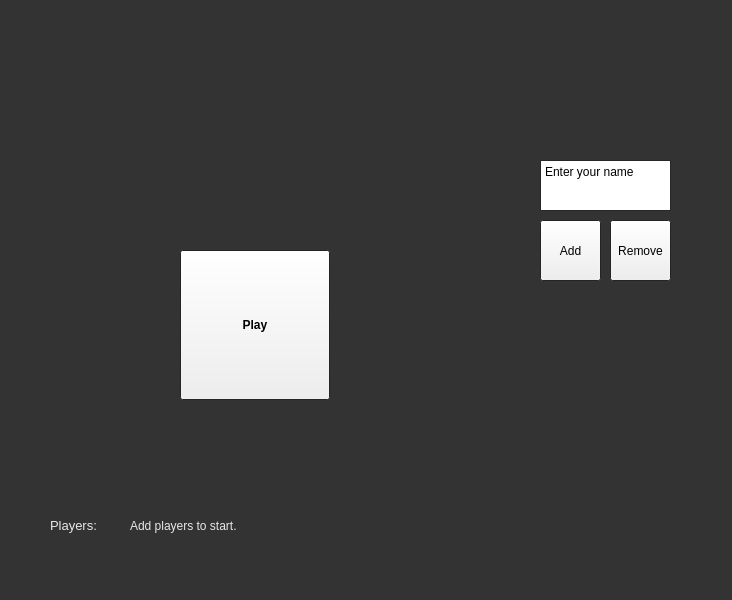
<?xml version="1.0" encoding="UTF-8"?>
<ui version="4.0">
 <class>MainWindow</class>
 <widget class="QMainWindow" name="MainWindow">
  <property name="geometry">
   <rect>
    <x>0</x>
    <y>0</y>
    <width>732</width>
    <height>600</height>
   </rect>
  </property>
  <property name="palette">
   <palette>
    <active>
     <colorrole role="Window">
      <brush brushstyle="SolidPattern">
       <color alpha="255">
        <red>0</red>
        <green>0</green>
        <blue>0</blue>
       </color>
      </brush>
     </colorrole>
     <colorrole role="Shadow">
      <brush brushstyle="SolidPattern">
       <color alpha="255">
        <red>0</red>
        <green>0</green>
        <blue>0</blue>
       </color>
      </brush>
     </colorrole>
     <colorrole role="LinkVisited">
      <brush brushstyle="SolidPattern">
       <color alpha="255">
        <red>255</red>
        <green>255</green>
        <blue>255</blue>
       </color>
      </brush>
     </colorrole>
    </active>
    <inactive>
     <colorrole role="Window">
      <brush brushstyle="SolidPattern">
       <color alpha="255">
        <red>51</red>
        <green>51</green>
        <blue>51</blue>
       </color>
      </brush>
     </colorrole>
     <colorrole role="Shadow">
      <brush brushstyle="SolidPattern">
       <color alpha="255">
        <red>105</red>
        <green>105</green>
        <blue>105</blue>
       </color>
      </brush>
     </colorrole>
     <colorrole role="LinkVisited">
      <brush brushstyle="SolidPattern">
       <color alpha="255">
        <red>165</red>
        <green>122</green>
        <blue>255</blue>
       </color>
      </brush>
     </colorrole>
    </inactive>
    <disabled>
     <colorrole role="Window">
      <brush brushstyle="SolidPattern">
       <color alpha="255">
        <red>0</red>
        <green>0</green>
        <blue>0</blue>
       </color>
      </brush>
     </colorrole>
     <colorrole role="Shadow">
      <brush brushstyle="SolidPattern">
       <color alpha="255">
        <red>0</red>
        <green>0</green>
        <blue>0</blue>
       </color>
      </brush>
     </colorrole>
     <colorrole role="LinkVisited">
      <brush brushstyle="SolidPattern">
       <color alpha="255">
        <red>165</red>
        <green>122</green>
        <blue>255</blue>
       </color>
      </brush>
     </colorrole>
    </disabled>
   </palette>
  </property>
  <property name="mouseTracking">
   <bool>false</bool>
  </property>
  <property name="windowTitle">
   <string>MainWindow</string>
  </property>
  <widget class="QWidget" name="centralwidget">
   <widget class="QPushButton" name="pushButton_play">
    <property name="geometry">
     <rect>
      <x>180</x>
      <y>250</y>
      <width>150</width>
      <height>150</height>
     </rect>
    </property>
    <property name="font">
     <font>
      <bold>true</bold>
     </font>
    </property>
    <property name="text">
     <string>Play</string>
    </property>
   </widget>
   <widget class="QLabel" name="limb">
    <property name="geometry">
     <rect>
      <x>180</x>
      <y>180</y>
      <width>181</width>
      <height>50</height>
     </rect>
    </property>
    <property name="palette">
     <palette>
      <active>
       <colorrole role="WindowText">
        <brush brushstyle="SolidPattern">
         <color alpha="255">
          <red>255</red>
          <green>255</green>
          <blue>255</blue>
         </color>
        </brush>
       </colorrole>
       <colorrole role="Dark">
        <brush brushstyle="SolidPattern">
         <color alpha="255">
          <red>255</red>
          <green>255</green>
          <blue>255</blue>
         </color>
        </brush>
       </colorrole>
      </active>
      <inactive>
       <colorrole role="WindowText">
        <brush brushstyle="SolidPattern">
         <color alpha="255">
          <red>231</red>
          <green>231</green>
          <blue>231</blue>
         </color>
        </brush>
       </colorrole>
       <colorrole role="Dark">
        <brush brushstyle="SolidPattern">
         <color alpha="255">
          <red>35</red>
          <green>35</green>
          <blue>35</blue>
         </color>
        </brush>
       </colorrole>
      </inactive>
      <disabled>
       <colorrole role="WindowText">
        <brush brushstyle="SolidPattern">
         <color alpha="255">
          <red>255</red>
          <green>255</green>
          <blue>255</blue>
         </color>
        </brush>
       </colorrole>
       <colorrole role="Dark">
        <brush brushstyle="SolidPattern">
         <color alpha="255">
          <red>255</red>
          <green>255</green>
          <blue>255</blue>
         </color>
        </brush>
       </colorrole>
      </disabled>
     </palette>
    </property>
    <property name="font">
     <font>
      <pointsize>20</pointsize>
     </font>
    </property>
    <property name="acceptDrops">
     <bool>false</bool>
    </property>
    <property name="toolTipDuration">
     <number>-9</number>
    </property>
    <property name="text">
     <string/>
    </property>
   </widget>
   <widget class="QPushButton" name="add_button">
    <property name="geometry">
     <rect>
      <x>540</x>
      <y>220</y>
      <width>61</width>
      <height>61</height>
     </rect>
    </property>
    <property name="text">
     <string>Add</string>
    </property>
   </widget>
   <widget class="QPushButton" name="remove_button">
    <property name="geometry">
     <rect>
      <x>610</x>
      <y>220</y>
      <width>61</width>
      <height>61</height>
     </rect>
    </property>
    <property name="text">
     <string>Remove</string>
    </property>
   </widget>
   <widget class="QLabel" name="player_name">
    <property name="geometry">
     <rect>
      <x>180</x>
      <y>120</y>
      <width>231</width>
      <height>50</height>
     </rect>
    </property>
    <property name="palette">
     <palette>
      <active>
       <colorrole role="WindowText">
        <brush brushstyle="SolidPattern">
         <color alpha="255">
          <red>255</red>
          <green>255</green>
          <blue>255</blue>
         </color>
        </brush>
       </colorrole>
      </active>
      <inactive>
       <colorrole role="WindowText">
        <brush brushstyle="SolidPattern">
         <color alpha="255">
          <red>231</red>
          <green>231</green>
          <blue>231</blue>
         </color>
        </brush>
       </colorrole>
      </inactive>
      <disabled>
       <colorrole role="WindowText">
        <brush brushstyle="SolidPattern">
         <color alpha="127">
          <red>255</red>
          <green>255</green>
          <blue>255</blue>
         </color>
        </brush>
       </colorrole>
      </disabled>
     </palette>
    </property>
    <property name="font">
     <font>
      <pointsize>20</pointsize>
     </font>
    </property>
    <property name="text">
     <string/>
    </property>
   </widget>
   <widget class="QPlainTextEdit" name="player_change">
    <property name="geometry">
     <rect>
      <x>540</x>
      <y>160</y>
      <width>131</width>
      <height>51</height>
     </rect>
    </property>
    <property name="plainText">
     <string>Enter your name</string>
    </property>
   </widget>
   <widget class="QLabel" name="players_title">
    <property name="geometry">
     <rect>
      <x>50</x>
      <y>500</y>
      <width>100</width>
      <height>50</height>
     </rect>
    </property>
    <property name="palette">
     <palette>
      <active>
       <colorrole role="WindowText">
        <brush brushstyle="SolidPattern">
         <color alpha="255">
          <red>255</red>
          <green>255</green>
          <blue>255</blue>
         </color>
        </brush>
       </colorrole>
      </active>
      <inactive>
       <colorrole role="WindowText">
        <brush brushstyle="SolidPattern">
         <color alpha="255">
          <red>231</red>
          <green>231</green>
          <blue>231</blue>
         </color>
        </brush>
       </colorrole>
      </inactive>
      <disabled>
       <colorrole role="WindowText">
        <brush brushstyle="SolidPattern">
         <color alpha="127">
          <red>255</red>
          <green>255</green>
          <blue>255</blue>
         </color>
        </brush>
       </colorrole>
      </disabled>
     </palette>
    </property>
    <property name="font">
     <font>
      <pointsize>10</pointsize>
     </font>
    </property>
    <property name="text">
     <string>Players:</string>
    </property>
   </widget>
   <widget class="QLabel" name="players_list">
    <property name="geometry">
     <rect>
      <x>130</x>
      <y>500</y>
      <width>481</width>
      <height>51</height>
     </rect>
    </property>
    <property name="palette">
     <palette>
      <active>
       <colorrole role="WindowText">
        <brush brushstyle="SolidPattern">
         <color alpha="255">
          <red>255</red>
          <green>255</green>
          <blue>255</blue>
         </color>
        </brush>
       </colorrole>
      </active>
      <inactive>
       <colorrole role="WindowText">
        <brush brushstyle="SolidPattern">
         <color alpha="255">
          <red>231</red>
          <green>231</green>
          <blue>231</blue>
         </color>
        </brush>
       </colorrole>
      </inactive>
      <disabled>
       <colorrole role="WindowText">
        <brush brushstyle="SolidPattern">
         <color alpha="127">
          <red>255</red>
          <green>255</green>
          <blue>255</blue>
         </color>
        </brush>
       </colorrole>
      </disabled>
     </palette>
    </property>
    <property name="text">
     <string>Add players to start.</string>
    </property>
   </widget>
  </widget>
 </widget>
 <resources/>
 <connections/>
</ui>
